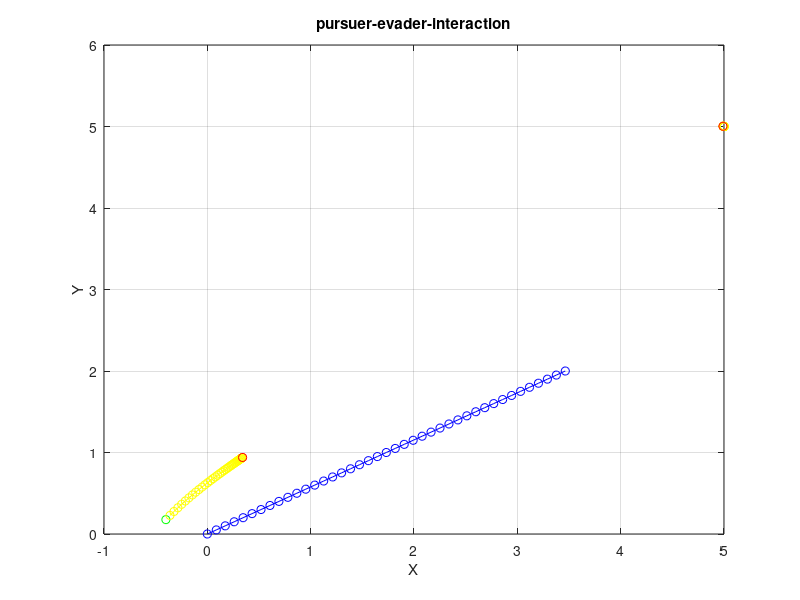

Write the MATLAB code that produced this figure.
clear; clc;

% tuning hyper-parameters
number_interval = 40;
time_interval = 1.0;
number_evader = 2;
vemax_repulsion = 0.1;
vemax_attraction = 0.1;
vpmax = 0.1;
% dth = 5.0;
K = 1.0;

num_agents = number_evader+1;
initial_point = rand(num_agents*2,1)*2-1;
initial_point(1:2,1) = [5;5];
initial_point(num_agents*2-1:num_agents*2,1) = [0;0];

% m = (initial_point(2,1) - initial_point(4,1))/(initial_point(1,1) - initial_point(3,1));
m = 1/sqrt(3);
delx = vpmax*time_interval/sqrt(1+m*m);
dely = vpmax*time_interval*m/sqrt(1+m*m);
pursuer_position = zeros(2,number_interval+1);
evader_position = zeros(2*number_evader,number_interval+1);
pursuer_position(:,1) = [initial_point(2*number_evader+1,1);initial_point(2*number_evader+2,1)];
evader_position(:,1) = initial_point(1:2*number_evader,1);

for i=1:number_interval
    pursuer_position(:,i+1) = pursuer_position(:,i) + [delx;dely];
    pursuer_evader_vector = reshape(evader_position(:,i),2,number_evader) - repmat(pursuer_position(:,i),[1,number_evader]);
    pursuer_velocity = pursuer_position(:,i+1) - pursuer_position(:,i);
    pursuer_evader_distance = sqrt(sum(pursuer_evader_vector.^2,1));
    costheta = (transpose(pursuer_velocity)*pursuer_evader_vector)./(pursuer_evader_distance*norm(pursuer_velocity));
    evader_position_sum = sum(reshape(evader_position(:,i),2,number_evader),2);
    centroid_nearest_neighbour = (repmat(evader_position_sum,[1,number_evader]) - reshape(evader_position(:,i),2,number_evader))/(number_evader-1);
    centroid_evader_vector = centroid_nearest_neighbour - reshape(evader_position(:,i),2,number_evader);
    centroid_evader_distance = sqrt(sum(centroid_evader_vector.^2,1));
%     d_factor = (centroid_evader_distance <= dth).*(centroid_evader_distance/dth) + (centroid_evader_distance > dth).*(1);
    repulsion_term = reshape(0.5*vemax_repulsion*repmat(exp(-K*pursuer_evader_distance).*(1+costheta),[2,1]).*(pursuer_evader_vector./repmat(pursuer_evader_distance,[2,1])), 2*number_evader, 1);
    attraction_term = reshape(vemax_attraction*repmat(exp(0.01*centroid_evader_distance - K*pursuer_evader_distance),[2,1]).*(centroid_evader_vector./repmat(centroid_evader_distance,[2,1])), 2*number_evader, 1);
    evader_position(:,i+1) = evader_position(:,i) + repulsion_term + attraction_term;
end
figure;
plot(pursuer_position(1,:),pursuer_position(2,:), 'o-', 'color', 'blue');hold on;
for i=1:number_evader
    plot(evader_position(2*i-1,1),evader_position(2*i,1), 'o-', 'color', 'green');hold on;
    plot(evader_position(2*i-1,2:number_interval),evader_position(2*i,2:number_interval), 'o-', 'color', 'yellow');hold on;
    plot(evader_position(2*i-1,number_interval+1),evader_position(2*i,number_interval+1), 'o-', 'color', 'red');hold on;
end
grid on;
xlabel('X');
ylabel('Y');
title('pursuer-evader-interaction');
hold off;